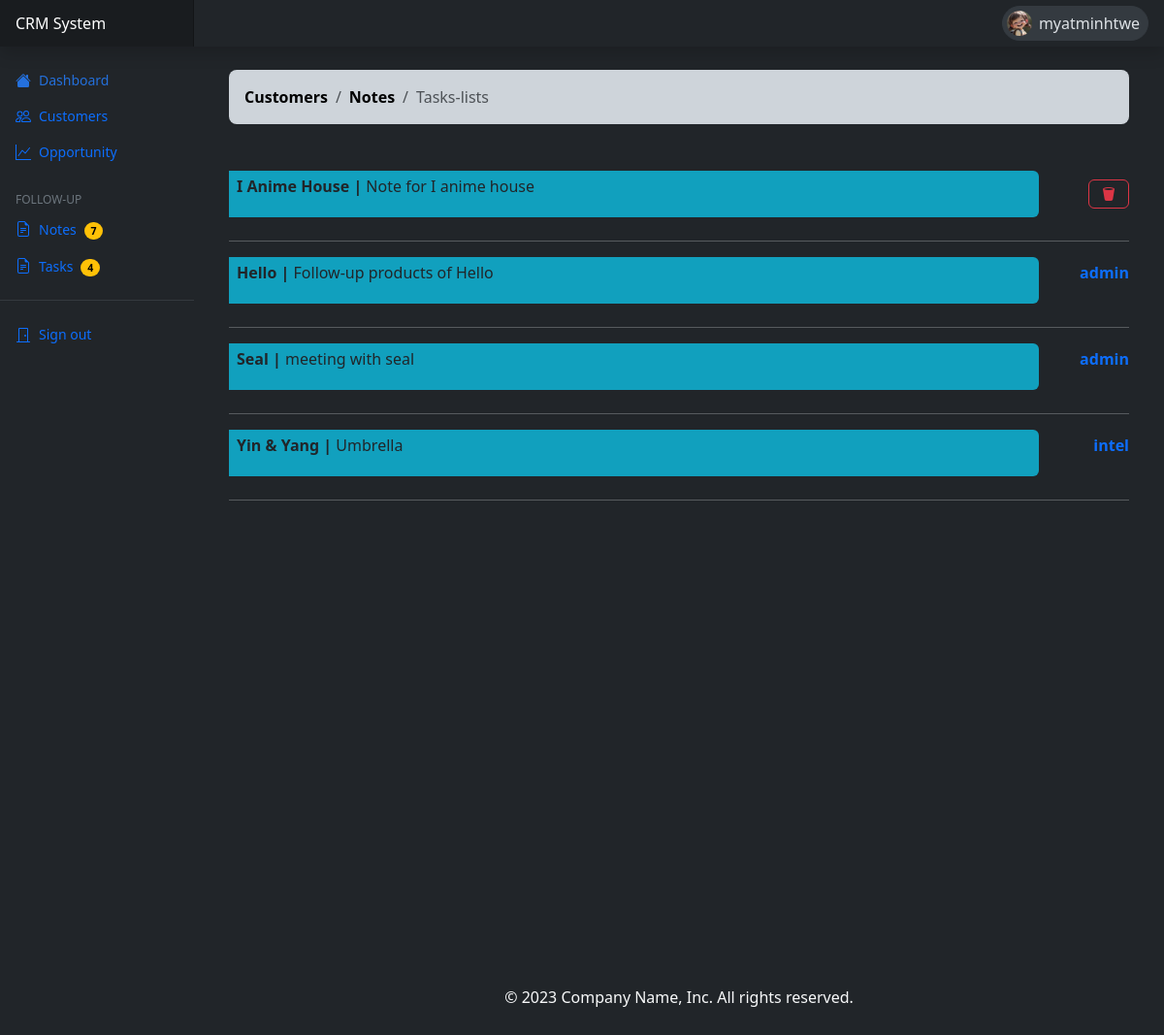
Screenshot of /task-list/ (signed in) with the database file from the repository.
### crms_app/models.py (models this page shows, shortened)
class TaskModel(models.Model):
    note = models.OneToOneField(NoteModel, on_delete=models.CASCADE)
    assigned_by = models.ForeignKey(User, on_delete=models.SET_NULL, null=True, blank=True)

class NoteModel(models.Model):
    note = models.TextField()
    assigned_by = models.ForeignKey(User, on_delete=models.SET_NULL, null=True, blank=True)
    customer = models.ForeignKey('CustomerModel', on_delete=models.CASCADE)

class CustomerModel(models.Model):
    com_name = models.CharField(max_length=100)
    cs_name = models.CharField(max_length=100)
    email = models.EmailField()
    phone = models.IntegerField()
    address = models.TextField()
    industry = models.CharField(max_length=150)
    note = models.TextField(blank=True,null=True)
    modified_date = models.DateField(default=timezone.now,blank=True)
    created_date = models.DateField(default=timezone.now)

### crms_app/views.py (the view)
# urls.py: path('task-list/', views.listTasks, name="task_list"),
@login_required(login_url='/authentication/login')
def listTasks(request):
    tasks = TaskModel.objects.all()
    notes = NoteModel.objects.all()
    return render(request, 'todo/task_list.html', {'tasks': tasks,'notes':notes})

### templates/todo/task_list.html (shortened to what this page needs)
{% extends 'base.html' %}
{% load static %}
{% block content %}
<link rel="stylesheet" href="https://cdn.jsdelivr.net/npm/bootstrap-icons@1.11.2/font/bootstrap-icons.min.css">
<div class="container">
<div class="mt-4 task-text">
    <nav aria-label="breadcrumb">
      <ol class="breadcrumb breadcrumb-chevron p-3 bg-dark-subtle rounded-3">
        <li class="breadcrumb-item">
          <a class="link-body-emphasis fw-semibold text-decoration-none" href="{% url 'crms' %}">Customers</a>
        </li>
        <li class="breadcrumb-item">
          <a class="link-body-emphasis fw-semibold text-decoration-none" href="{% url 'note_list' %}">Notes</a>
        </li>
        <li class="breadcrumb-item active" aria-current="page">
          Tasks-lists
        </li>
      </ol>
    </nav>
</div>
    <div class="card border-0 mt-5 taskcard" style="background-color: var(--bs-bg-dark);min-height: 100vh;">
        {% for task in tasks %}
          <div class="hstack gap-2 mb-2">
            <div class="px-2 py-1 me-auto bg-info bg-opacity-75 border border-0 rounded-end" style="width: 90%;">
              <p class="text-break">
                <span class="fw-semibold">{{ task.note.customer.com_name }} | </span>
                <span id="taskChange">{{ task.note.note }}</span>
              </p>
            </div>
            {% if task.note.assigned_by == user %}
            <button type="button" class="btn btn-outline-danger" data-bs-toggle="modal"
            data-bs-target="#dtaskModal"><i class="bi bi-trash2-fill"></i></button>
            {% else %}
            <p class="fw-semibold text-primary">{{ task.note.assigned_by.username }}</p>
            {% endif %}
          </div>
        <hr class="text-light">
      {% endfor %}
    </div>
</div>
{% endblock %}

### templates/base.html (shortened to what this page needs)
{% load static %}
<html lang="en" data-bs-theme="auto">
    <link href="{% static 'css/bootstrap.min.css' %}" rel="stylesheet">
    <link href="{% static 'css/main.css' %}" rel="stylesheet">
    <link href="{% static 'css/dashboard.css' %}" rel="stylesheet">
  </head>
  <body>
<header class="navbar sticky-top bg-dark flex-md-nowrap p-0 shadow" data-bs-theme="dark">
  <a class="navbar-brand col-md-3 col-lg-2 me-0 px-3 fs-6 text-white" href="#">CRM System</a>
  <div class="d-flex gap-2 me-3">
    <span class="badge d-flex align-items-center p-1 pe-2 text-dark-emphasis bg-light-subtle border border-dark-subtle rounded-pill">
      <img class="rounded-circle me-1" width="26" height="26" src="{% static 'img/pf.jpg' %}">&nbsp;
      <span class="fs-6 fw-normal">{% if user.is_authenticated %} {{user.username}} {% endif %}</span>
    </span>
  </div>
</header>
<div class="container-fluid" style="background-color: var(--bs-dark);">
  <div class="row">
    {% include 'partials/_sidebar.html' %}
    <main class="col-md-9 ms-sm-auto col-lg-10 px-md-4">
      {% block content %}
      {% endblock %}
      <footer class="py-3 mt-4">
        <p class="text-center text-light">&copy; 2023 Company Name, Inc. All rights reserved.</p>
      </footer>
    </main>
  </div>
</div>
</body>
</html>

### crms/static/css/main.css (style rules this page uses)
.bi { vertical-align: -.125em; fill: currentColor; }

### crms/static/css/dashboard.css (style rules this page uses)
.bi { display: inline-block; width: 1rem; height: 1rem; }
.navbar-brand { padding-top: .75rem; padding-bottom: .75rem; background-color: rgba(0, 0, 0, .25); box-shadow: inset -1px 0 0 rgba(0, 0, 0, .25); }

### rows the page displays
TaskModel: note.customer.com_name "I Anime House", note.note "Note for I anime house"
TaskModel: note.customer.com_name "Hello", note.note "Follow-up products of Hello", note.assigned_by.username "admin"
TaskModel: note.customer.com_name "Seal", note.note "meeting with seal", note.assigned_by.username "admin"
TaskModel: note.customer.com_name "Yin & Yang", note.note "Umbrella", note.assigned_by.username "intel"

### other values shown
{{ user.username }} "myatminhtwe"
{{ notes|length }} "7"
{{ tasks|length }} "4"
